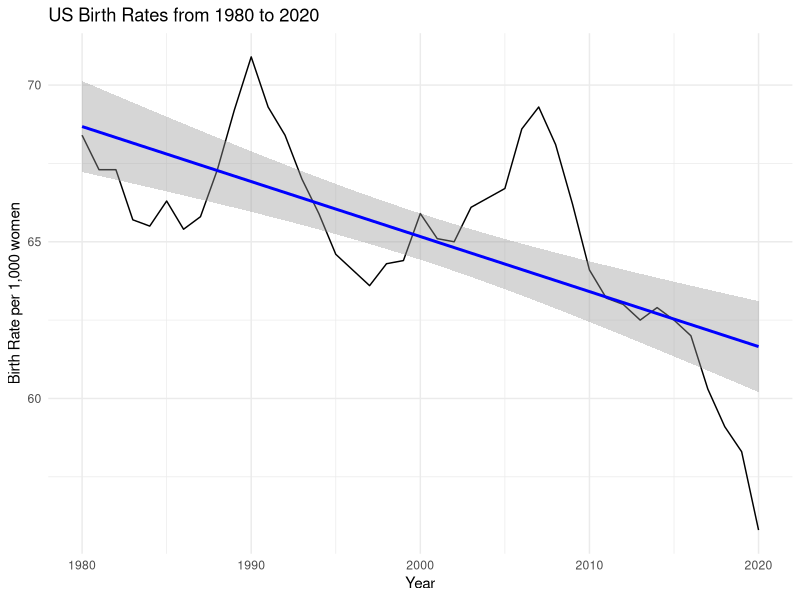
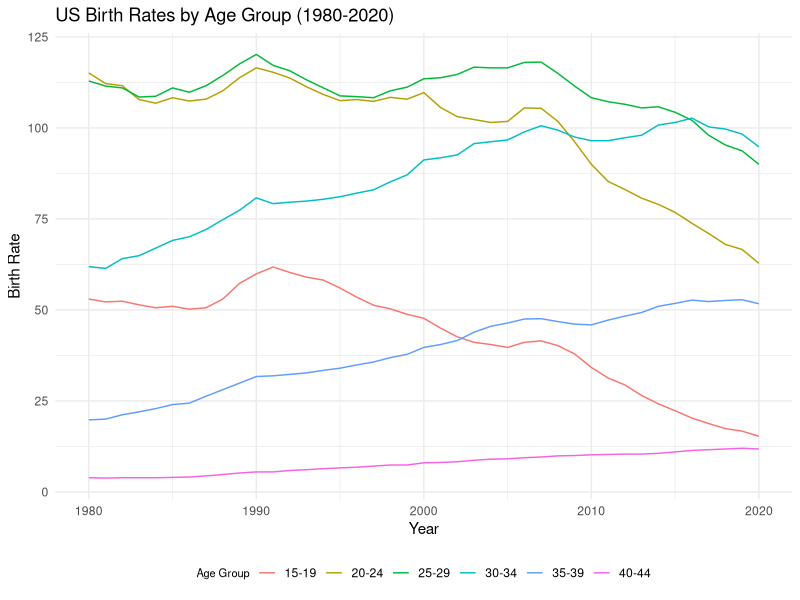
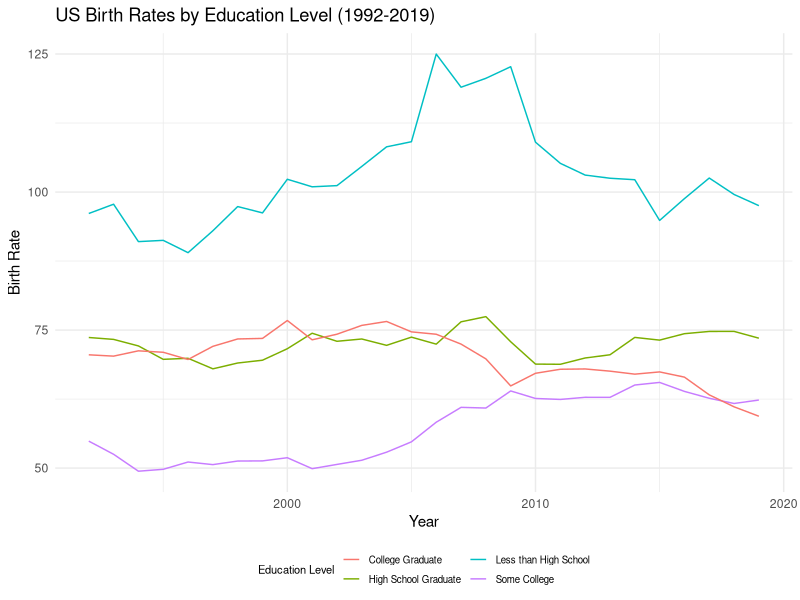
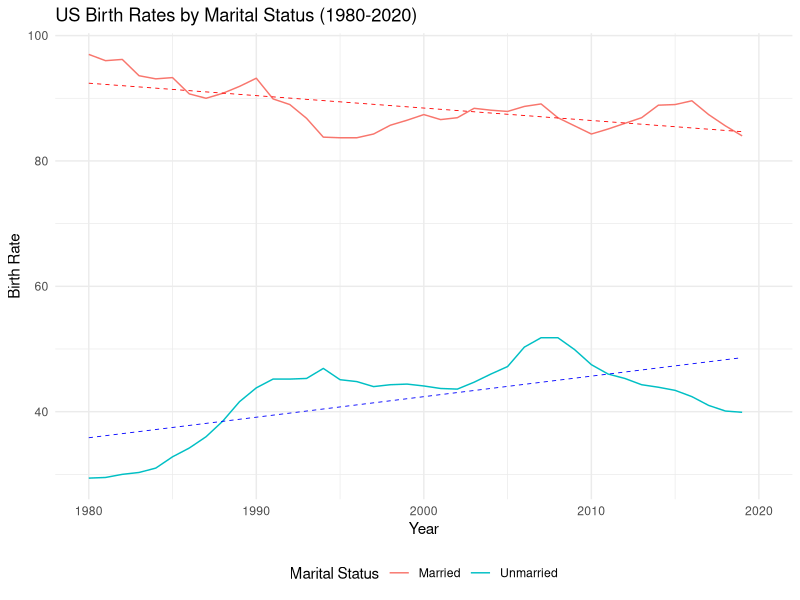
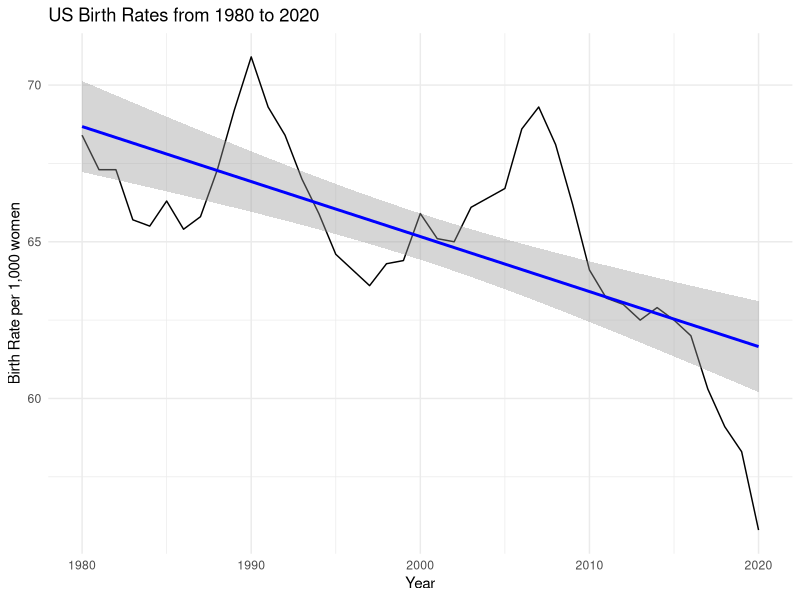
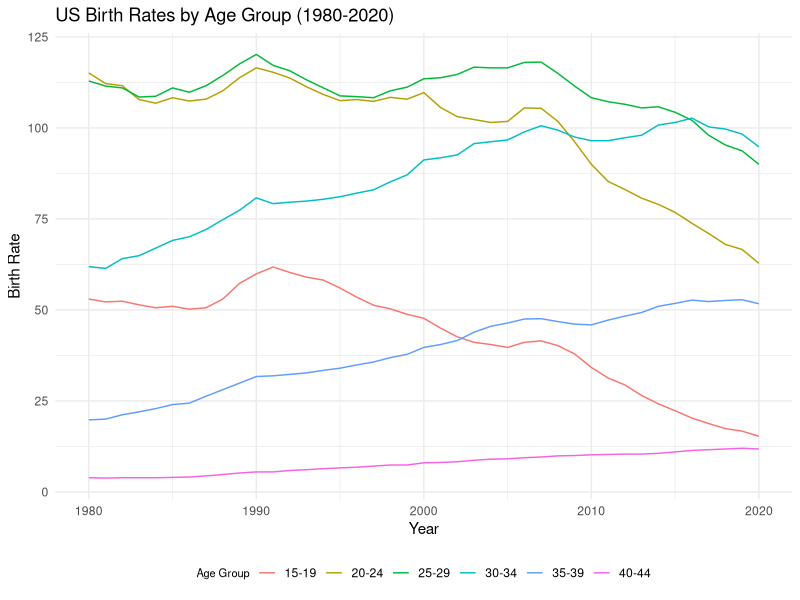
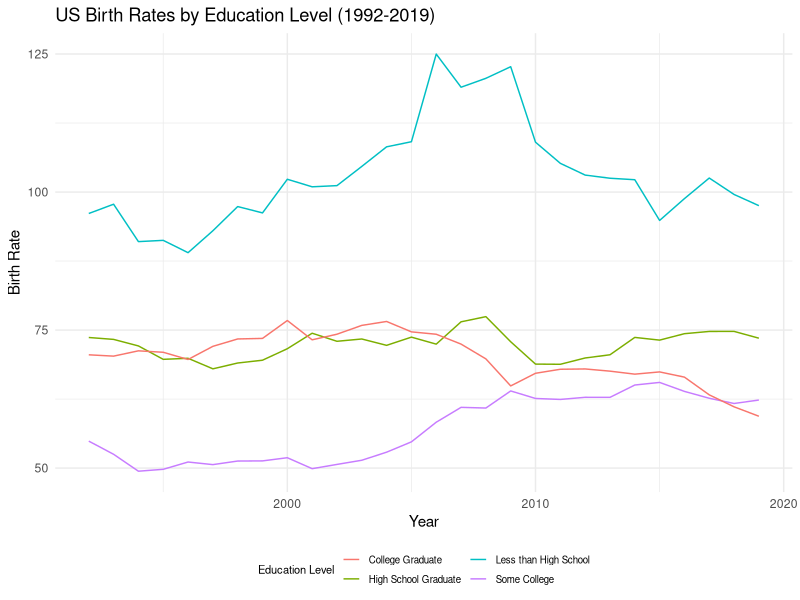
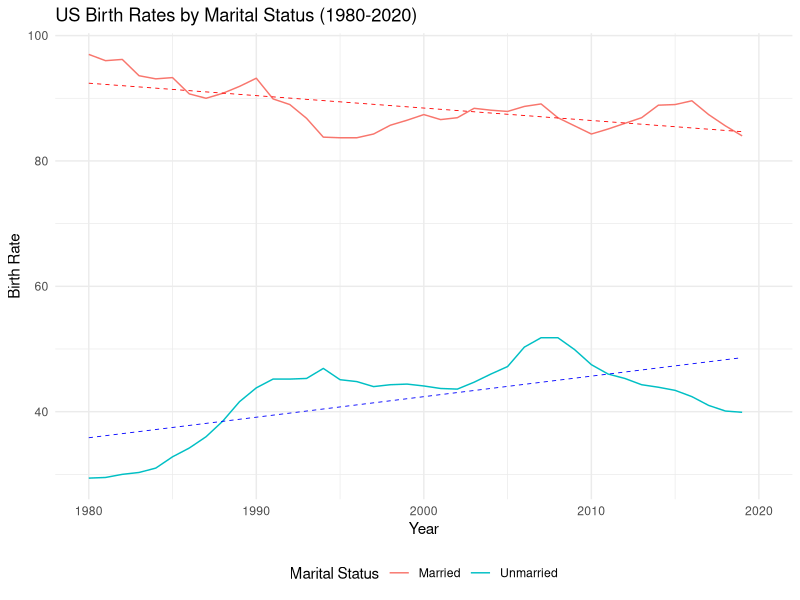

The R source for these figures, in order:
#### Preamble ####
# Purpose: Generates the figures used in the paper
# Author:  Alexander Guarasci, Jagpreet Singh & Jacob Gilbert
# Date: 14 February 2023
# Contact: alexander.guarasci@mail.utoronto.com, j.gilbert@mail.utoronto.ca & jagpreetsingh.singh@mail.utoronto.ca
# License: MIT
# Pre-requisites: Need to have data downloaded



#### Workspace setup ####
library(tidyverse)
library(ggplot2)

#### Read data ####

### Figure 1 ####
# Read cleaned data for fig-1
data <- read.csv(here::here("inputs/data/fig_1.csv"))

# Fig-1 line graph and linear regression
ggplot(data, aes(x = year, y = brate_all)) +
    geom_line() +
    theme_minimal() +
    labs(title = "US Birth Rates from 1980 to 2020",
         x = "Year",
         y = "Birth Rate per 1,000 women") + 
  geom_smooth(method = "lm", aes(group = 1), color = "blue")

# Save graph
ggsave(file.path("outputs/figures", "fig_1.pdf"), width = 10, height = 6)

### Figure 2 ###
# Read cleaned data for figure 2
data <- read.csv(here::here("inputs/data/fig_4.csv"))
# Creates line graph
ggplot() +
  geom_line(data = data, aes(x = year, y = brate_1519, color = "15-19")) +
  geom_line(data = data, aes(x = year, y = brate_2024, color = "20-24")) +
  geom_line(data = data, aes(x = year, y = brate_2529, color = "25-29")) +
  geom_line(data = data, aes(x = year, y = brate_3034, color = "30-34")) +
  geom_line(data = data, aes(x = year, y = brate_3539, color = "35-39")) +
  geom_line(data = data, aes(x = year, y = brate_4044, color = "40-44")) +
  theme_minimal() +
  labs(title = "US Birth Rates by Age Group (1980-2020)",
       x = "Year",
       y = "Birth Rate",
       color = "Age Group") +
  theme(legend.position = "bottom",
        legend.title = element_text(size=8),
        legend.key.width = unit(0.5, "cm")) +
  guides(color = guide_legend(nrow = 1))
# Save graph
ggsave(file.path("outputs/figures", "fig_2.pdf"), width = 10, height = 6)

### figure 3 ###
# Read cleaned data for fig 2
data <- read.csv(here::here("inputs/data/fig_5.csv"))
# Create line graph for birth rates based on education level 
ggplot() + 
  geom_line(data = data, aes(x = year, y = brate_lesshs, color = "Less than High School")) +
  geom_line(data = data, aes(x = year, y = brate_hsgrad, color = "High School Graduate")) +
  geom_line(data = data, aes(x = year, y = brate_somecoll, color = "Some College")) +
  geom_line(data = data, aes(x = year, y = brate_colgrad, color = "College Graduate")) +
  theme_minimal() +
  labs(title = "US Birth Rates by Education Level (1992-2019)",
       x = "Year",
       y = "Birth Rate",
       color = "Education Level") +
  theme(legend.position = "bottom",
        legend.title = element_text(size=8),
        legend.text = element_text(size=7),
        legend.key.width = unit(0.5, "cm"), 
        legend.key.height = unit(.3, 'cm')) +
  guides(color = guide_legend(nrow = 2))

# Save Graph
ggsave(file.path("outputs/figures", "fig_3.pdf"), width = 10, height = 6)


### Figure 4 ###
# Read cleaned data for figure 4
data <- read.csv(here::here("inputs/data/fig_2e.csv"))
#create line graph from data based on marital status
ggplot(data, aes(x = year)) + 
  geom_line(aes(y = brate_married, color = "Married")) +
  geom_line(aes(y = brate_unmarried, color = "Unmarried")) +
  geom_smooth(aes(y = brate_married), method = "lm", color = "red", linetype = "dashed", size = 0.3, se = FALSE) +
  geom_smooth(aes(y = brate_unmarried), method = "lm", color = "blue", linetype = "dashed", size = 0.3, se = FALSE) +
  theme_minimal() +
  labs(title = "US Birth Rates by Marital Status (1980-2020)",
       x = "Year",
       y = "Birth Rate",
       color = "Marital Status") +
  theme(legend.position = "bottom")
# Save graph
ggsave(file.path("outputs/figures", "fig_4.pdf"), width = 10, height = 6)
